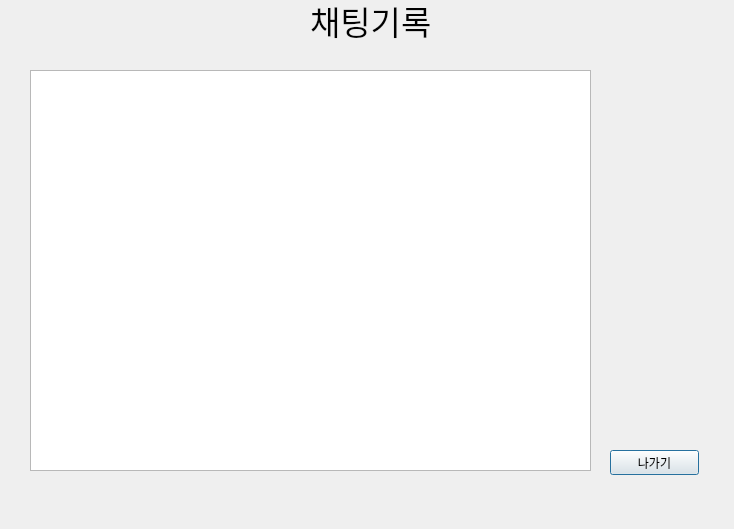
<?xml version="1.0" encoding="UTF-8"?>
<ui version="4.0">
 <class>show_chatlog</class>
 <widget class="QDialog" name="show_chatlog">
  <property name="geometry">
   <rect>
    <x>0</x>
    <y>0</y>
    <width>734</width>
    <height>529</height>
   </rect>
  </property>
  <property name="windowTitle">
   <string>Dialog</string>
  </property>
  <widget class="QLabel" name="label">
   <property name="geometry">
    <rect>
     <x>310</x>
     <y>-10</y>
     <width>241</width>
     <height>61</height>
    </rect>
   </property>
   <property name="font">
    <font>
     <pointsize>25</pointsize>
    </font>
   </property>
   <property name="text">
    <string>채팅기록</string>
   </property>
  </widget>
  <widget class="QPushButton" name="out_btn">
   <property name="geometry">
    <rect>
     <x>610</x>
     <y>450</y>
     <width>89</width>
     <height>25</height>
    </rect>
   </property>
   <property name="text">
    <string>나가기</string>
   </property>
  </widget>
  <widget class="QTableWidget" name="tableWidget">
   <property name="geometry">
    <rect>
     <x>30</x>
     <y>70</y>
     <width>561</width>
     <height>401</height>
    </rect>
   </property>
  </widget>
 </widget>
 <resources/>
 <connections/>
</ui>
